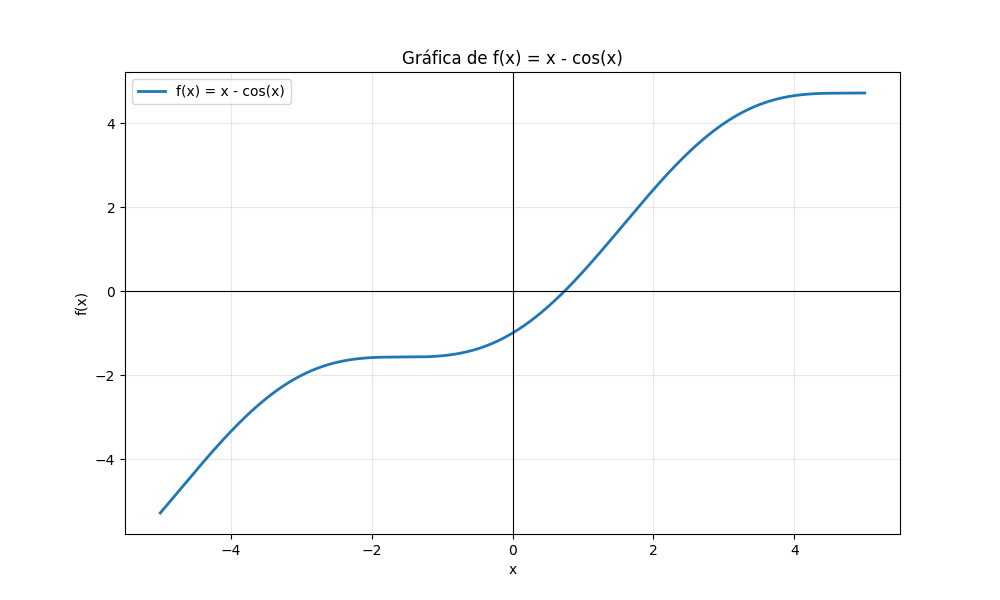

This chart was generated by the following Python code:
import numpy as np
import matplotlib.pyplot as plt


# algoritmo
def f(x):
    return x - np.cos(x)


tol = 1e-3


def biseccion(f, a, b, tol):
    fa = f(a)
    fb = f(b)
    if fa * fb > 0:
        return "Sin raiz"

    c = a
    iter_count = 0
    while (b - a) / 2 > tol:
        c = (a + b) / 2
        fc = f(c)

        if fc == 0:
            return c

        if fa * fc < 0:
            b = c
            fb = fc
        else:
            a = c
            fa = fc

        iter_count += 1
        if iter_count > 1000:
            break

    return (a + b) / 2


# grafico
x = np.linspace(-5, 5, 1000)
y = f(x)

plt.figure(figsize=(10, 6))
plt.plot(x, y, label="f(x) = x - cos(x)", linewidth=2)
plt.axhline(0, color="black", linewidth=0.8)
plt.axvline(0, color="black", linewidth=0.8)
plt.grid(True, alpha=0.3)
plt.xlabel("x")
plt.ylabel("f(x)")
plt.title("Gráfica de f(x) = x - cos(x)")
plt.legend()
plt.savefig("Actividad_1.png", dpi=150, bbox_inches="tight")
plt.savefig("Actividad_1.png")


a = -5
b = 5

existe_raiz = f(a) * f(b) < 0
print(f"\n¿Existe una raíz en [{a},{b}]?: {existe_raiz}")

if existe_raiz:
    raiz = biseccion(f, a, b, tol)
    print(f"Raíz aproximada (tol={tol}): {raiz:.6f}")
    print(f"f(raíz) = {f(raiz)}")
